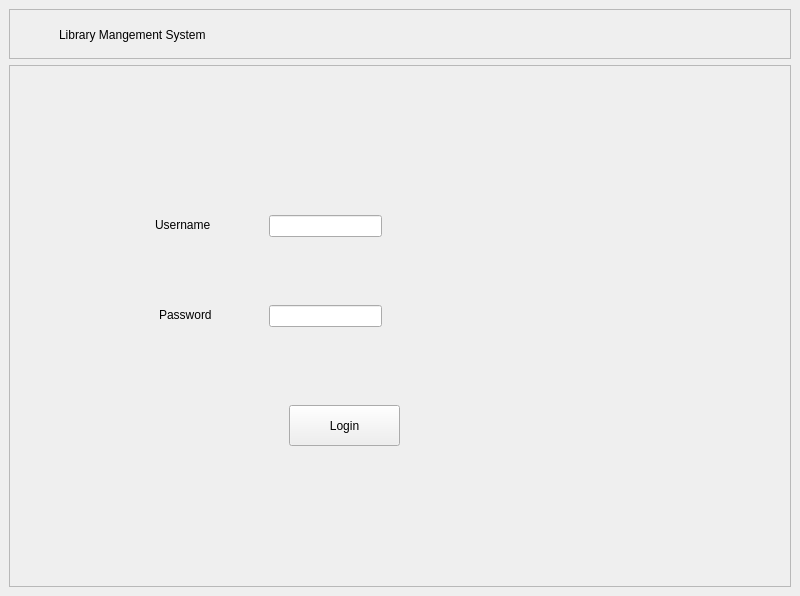
<?xml version="1.0" encoding="UTF-8"?>
<ui version="4.0">
 <class>MainWindow</class>
 <widget class="QMainWindow" name="MainWindow">
  <property name="geometry">
   <rect>
    <x>0</x>
    <y>0</y>
    <width>800</width>
    <height>596</height>
   </rect>
  </property>
  <property name="windowTitle">
   <string>MainWindow</string>
  </property>
  <widget class="QWidget" name="centralwidget">
   <layout class="QVBoxLayout" name="verticalLayout">
    <item>
     <widget class="QFrame" name="frame">
      <property name="maximumSize">
       <size>
        <width>16777215</width>
        <height>50</height>
       </size>
      </property>
      <property name="frameShape">
       <enum>QFrame::StyledPanel</enum>
      </property>
      <property name="frameShadow">
       <enum>QFrame::Raised</enum>
      </property>
      <widget class="QLabel" name="label">
       <property name="geometry">
        <rect>
         <x>50</x>
         <y>10</y>
         <width>461</width>
         <height>31</height>
        </rect>
       </property>
       <property name="text">
        <string>Library Mangement System</string>
       </property>
      </widget>
     </widget>
    </item>
    <item>
     <widget class="QFrame" name="frame_2">
      <property name="frameShape">
       <enum>QFrame::StyledPanel</enum>
      </property>
      <property name="frameShadow">
       <enum>QFrame::Raised</enum>
      </property>
      <widget class="QLineEdit" name="user">
       <property name="geometry">
        <rect>
         <x>260</x>
         <y>150</y>
         <width>113</width>
         <height>22</height>
        </rect>
       </property>
      </widget>
      <widget class="QLineEdit" name="passwd">
       <property name="geometry">
        <rect>
         <x>260</x>
         <y>240</y>
         <width>113</width>
         <height>22</height>
        </rect>
       </property>
      </widget>
      <widget class="QPushButton" name="login_btn">
       <property name="geometry">
        <rect>
         <x>280</x>
         <y>340</y>
         <width>111</width>
         <height>41</height>
        </rect>
       </property>
       <property name="text">
        <string>Login</string>
       </property>
      </widget>
      <widget class="QLabel" name="Username">
       <property name="geometry">
        <rect>
         <x>146</x>
         <y>150</y>
         <width>91</width>
         <height>20</height>
        </rect>
       </property>
       <property name="text">
        <string>Username</string>
       </property>
      </widget>
      <widget class="QLabel" name="Password">
       <property name="geometry">
        <rect>
         <x>150</x>
         <y>240</y>
         <width>91</width>
         <height>20</height>
        </rect>
       </property>
       <property name="text">
        <string>Password</string>
       </property>
      </widget>
     </widget>
    </item>
   </layout>
  </widget>
 </widget>
 <resources/>
 <connections/>
</ui>
